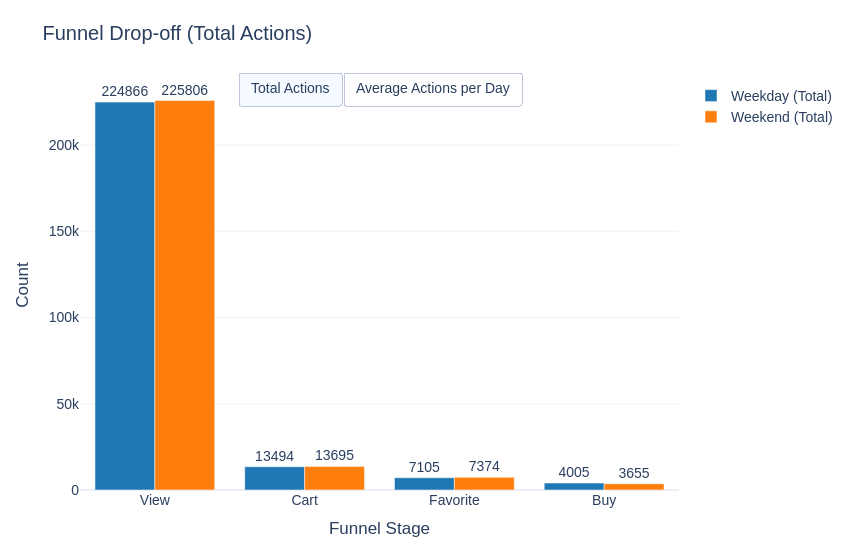

The notebook cell saved with this chart:
### Markdown cell above
# Funnel Drop-off (Total Actions v/s Average actions by day type)

### Code cell
import pandas as pd
import plotly.graph_objects as go

df['day_label'] = df['is_weekend'].map({0: 'Weekday', 1: 'Weekend'})
df['time'] = pd.to_datetime(df['timestamp'])
df['date'] = df['time'].dt.date

# Count number of weekdays and weekends
day_types = df.drop_duplicates(subset='date')[['date', 'is_weekend']]
day_counts = day_types['is_weekend'].value_counts().to_dict()
num_weekdays = day_counts.get(0, 0)
num_weekends = day_counts.get(1, 0)

# Group by action and day
action_order = ['pv', 'cart','fav', 'buy']
stage_names = {'pv': 'View', 'cart': 'Cart', 'fav': 'Favorite', 'buy': 'Buy'}
stage_order = ['View', 'Cart', 'Favorite', 'Buy']

grouped_raw = df.groupby(['action', 'day_label']).size().unstack(fill_value=0).reindex(action_order)

# Normalize for average actions per day
grouped_avg = grouped_raw.copy()
grouped_avg['Weekday'] = grouped_avg['Weekday'] / num_weekdays
grouped_avg['Weekend'] = grouped_avg['Weekend'] / num_weekends

# Funnel data for both modes
def get_funnel_data(grouped_df, mode_name):
    return pd.DataFrame({
        'Stages': [stage_names[a] for a in action_order] * 2,
        'Count': list(grouped_df['Weekday'].values) + list(grouped_df['Weekend'].values),
        'Day Type': ['Weekday'] * 4 + ['Weekend'] * 4,
        'Mode': [mode_name] * 8
    })

funnel_total = get_funnel_data(grouped_raw, 'Total')
funnel_avg = get_funnel_data(grouped_avg, 'Average')

funnel_data = pd.concat([funnel_total, funnel_avg])

funnel_data['Stages'] = pd.Categorical(funnel_data['Stages'], categories=stage_order, ordered=True)
funnel_data = funnel_data.sort_values(['Mode', 'Day Type', 'Stages'])

fig = go.Figure()
colors = {'Weekday': '#1f77b4', 'Weekend': '#ff7f0e'}

# Add both modes
for mode in ['Total', 'Average']:
    for day in ['Weekday', 'Weekend']:
        subset = funnel_data[(funnel_data['Mode'] == mode) & (funnel_data['Day Type'] == day)]
        fig.add_trace(go.Bar(
            x=subset['Stages'],
            y=subset['Count'],
            name=f"{day} ({mode})",
            marker_color=colors[day],
            text=subset['Count'].round(0 if mode == "Total" else 1),
            textposition='outside',
            visible=(mode == 'Total')  # only total visible by default
        ))

#  Buttons 
n_traces = 4  # 2 for each mode (Weekday + Weekend)
buttons = [
    dict(label='Total Actions',
         method='update',
         args=[{'visible': [True, True, False, False]},
               {'title': 'Funnel Drop-off (Total Actions)'}]),
    dict(label='Average Actions per Day',
         method='update',
         args=[{'visible': [False, False, True, True]},
               {'title': 'Funnel Drop-off (Avg Actions/Day)'}])
]

fig.update_layout(
    updatemenus=[dict(
        buttons=buttons,
        direction='right',
        showactive=True,
        type='buttons',
        x=0.5,
        xanchor='center',
        y=1.02,  # ← FIXED: lowered from 1.15 to 1.02
        yanchor='top'
    )],
    title='Funnel Drop-off (Total Actions)',
    xaxis_title='Funnel Stage',
    yaxis_title='Count',
    barmode='group',
    template='plotly_white',
    font=dict(family='Arial', size=14),
    height=550,
    width=850,
    margin=dict(t=80, b=60),
    legend_title=''
)

fig.show()

### Figure 1 — Plotly figure (JSON) as saved in the notebook; plotly's stock layout.template omitted (floating-point values rounded to 4 significant figures)
{"data": [{"marker": {"color": "#1f77b4"}, "name": "Weekday (Total)", "text": [224900.0, 13490.0, 7105.0, 4005.0], "textposition": "outside", "type": "bar", "visible": true, "x": ["View", "Cart", "Favorite", "Buy"], "y": [224900.0, 13490.0, 7105.0, 4005.0]}, {"marker": {"color": "#ff7f0e"}, "name": "Weekend (Total)", "text": [225800.0, 13700.0, 7374.0, 3655.0], "textposition": "outside", "type": "bar", "visible": true, "x": ["View", "Cart", "Favorite", "Buy"], "y": [225800.0, 13700.0, 7374.0, 3655.0]}, {"marker": {"color": "#1f77b4"}, "name": "Weekday (Average)", "text": [44970.0, 2699.0, 1421.0, 801.0], "textposition": "outside", "type": "bar", "visible": false, "x": ["View", "Cart", "Favorite", "Buy"], "y": [44970.0, 2699.0, 1421.0, 801.0]}, {"marker": {"color": "#ff7f0e"}, "name": "Weekend (Average)", "text": [56450.0, 3424.0, 1844.0, 913.8], "textposition": "outside", "type": "bar", "visible": false, "x": ["View", "Cart", "Favorite", "Buy"], "y": [56450.0, 3424.0, 1844.0, 913.8]}], "layout": {"barmode": "group", "font": {"family": "Arial", "size": 14}, "height": 550, "legend": {"title": {"text": ""}}, "margin": {"b": 60, "t": 80}, "title": {"text": "Funnel Drop-off (Total Actions)"}, "updatemenus": [{"buttons": [{"args": [{"visible": [true, true, false, false]}, {"title": "Funnel Drop-off (Total Actions)"}], "label": "Total Actions", "method": "update"}, {"args": [{"visible": [false, false, true, true]}, {"title": "Funnel Drop-off (Avg Actions/Day)"}], "label": "Average Actions per Day", "method": "update"}], "direction": "right", "showactive": true, "type": "buttons", "x": 0.5, "xanchor": "center", "y": 1.02, "yanchor": "top"}], "width": 850, "xaxis": {"title": {"text": "Funnel Stage"}}, "yaxis": {"title": {"text": "Count"}}}}
